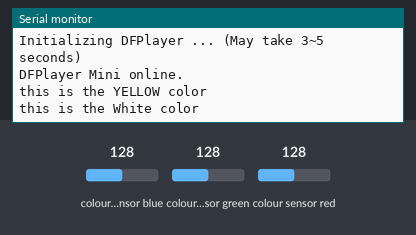
A sketch run on a simulated Arduino Uno, built with avr-gcc and run on an emulated ATmega328P. Parts: the last lines printed to the serial monitor. Wiring (inferred from the names in the program): TCS3200 colour sensor: output pin 8; S2 pin 6; S3 pin 7; S0 pin 4; S1 pin 5. Inputs (shaded band) come from the test bench; at power-on: colour sensor green 128, colour sensor blue 128, colour sensor red 128. The audio player accepts every command and is not drawn.

Above: at 4.7 s.
4.8 s: colour sensor green set to 64
At 7.6 s:
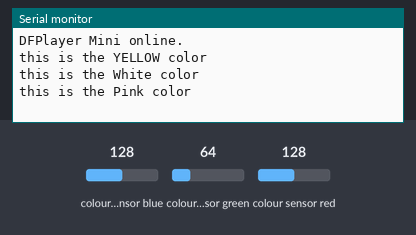
7.8 s: colour sensor blue set to 49
At 10.9 s:
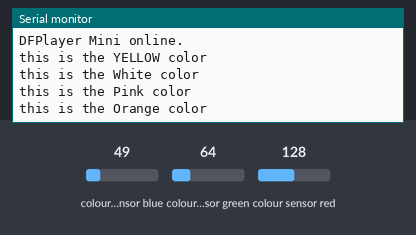

The sketch:

colorWoutApp.ino
```cpp
#include "Arduino.h"
#include "SoftwareSerial.h"
#include "DFRobotDFPlayerMini.h"

SoftwareSerial mySoftwareSerial(10, 11); // RX, TX
DFRobotDFPlayerMini myDFPlayer;


// the used PINs
const int s0=4;
const int s1=5;
const int s2=6;
const int s3=7;
const int sensorData=8;

// Global variable to store data

int dataR=0;
int dataG=0;
int dataB=0;

void setup()
{

  mySoftwareSerial.begin(9600);
  Serial.begin(9600);

  Serial.println();
  Serial.println(F("Booting Colour Recognition System"));
  Serial.println(F("Initializing DFPlayer ... (May take 3~5 seconds)"));

  if (!myDFPlayer.begin(mySoftwareSerial)) {  //Use softwareSerial to communicate with mp3.
    Serial.println(F("Unable to begin:"));
    Serial.println(F("1.Please recheck the connection!"));
    Serial.println(F("2.Please insert the SD card!"));
    while(true);
  }
  Serial.println(F("DFPlayer Mini online."));

  myDFPlayer.setTimeOut(500); //Set serial communictaion time out 500ms

  //----Set volume----
  myDFPlayer.volume(60);  //Set volume value (0~30).
  myDFPlayer.volumeUp(); //Volume Up
  myDFPlayer.volumeDown(); //Volume Down

  //----Set different EQ----
  myDFPlayer.EQ(DFPLAYER_EQ_NORMAL);
  //----Set device we use SD as default----
  myDFPlayer.outputDevice(DFPLAYER_DEVICE_SD);

   pinMode(s0,OUTPUT);
   pinMode(s1,OUTPUT);
   pinMode(s2,OUTPUT);
   pinMode(s3,OUTPUT);
   pinMode(sensorData,INPUT);
  // Serial.begin(9600);

   digitalWrite(s0,HIGH);
   digitalWrite(s1,LOW);

}

void loop()
{
   digitalWrite(s2,LOW);
   digitalWrite(s3,LOW);
   dataR=pulseIn(sensorData,LOW);
   delay(20);

   digitalWrite(s2,HIGH);
   digitalWrite(s3,HIGH);
   dataG=pulseIn(sensorData,LOW);
   delay(20);

   digitalWrite(s2,LOW);
   digitalWrite(s3,HIGH);
   dataB=pulseIn(sensorData,LOW);
   delay(20);

   if(isRed())
   {
    myDFPlayer.playFolder(1, 3);
    Serial.println("this is the RED color");
    delay(3000);

   }

    if(isRed2())
   {
    myDFPlayer.playFolder(1, 3);
    Serial.println("this is the RED color");
    delay(3000);
   }
   if(isBlue())
   {
    myDFPlayer.playFolder(1, 5);
    Serial.println("this is the Blue color");
    delay(3000);

   }
     if(isBlue2())
   {
    myDFPlayer.playFolder(1, 5);
    Serial.println("this is the Blue color");
    delay(3000);

   }
   if(isGreen())
   {
    myDFPlayer.playFolder(1, 4);
    Serial.println("this is the GREEN color");
    delay(3000);

   }

    if(isGreen2())
   {
    myDFPlayer.playFolder(1, 4);
    Serial.println("this is the GREEN color");
    delay(3000);
   }

   if(isGreen3())
   {
    myDFPlayer.playFolder(1, 4);
    Serial.println("this is the GREEN color");
    delay(3000);
   }
   if(isYellow())
   {
    myDFPlayer.playFolder(1, 6);
    Serial.println("this is the YELLOW color");
    delay(3000);


   }

  if(isYellow2())
   {
    myDFPlayer.playFolder(1, 6);
    Serial.println("this is the YELLOW color");
    delay(3000);
   }

   if(isOrange())
   {
    myDFPlayer.playFolder(1, 7);
    Serial.println("this is the Orange color");
    delay(3000);
   }

  if(isOrange2())
   {
    myDFPlayer.playFolder(1, 7);
    Serial.println("this is the Orange color");
    delay(3000);
   }
   if(isOrange3())
   {
    myDFPlayer.playFolder(1, 7);
    Serial.println("this is the Orange color");
    delay(3000);
   }

   if(isWhite())
   {
    myDFPlayer.playFolder(1, 2);
    Serial.println("this is the White color");
    delay(3000);
   }

   if(isBlack())
   {
    myDFPlayer.playFolder(1, 1);
    Serial.println("this is the Black color");
    delay(3000);
   }

    if(isBrown())
   {
    myDFPlayer.playFolder(1, 10);
    Serial.println("this is the Brown color");
    delay(3000);
   }

   if(isBrown2())
   {
    myDFPlayer.playFolder(1, 10);
    Serial.println("this is the Brown color");
    delay(3000);
   }

    if(isPurple())
   {
    myDFPlayer.playFolder(1, 9);
    Serial.println("this is the Purple color");
    delay(3000);
   }
    if(isPink())
   {
    myDFPlayer.playFolder(1, 8);
    Serial.println("this is the Pink color");
    delay(3000);
   }

   if(isPink2())
   {
    myDFPlayer.playFolder(1, 8);
    Serial.println("this is the Pink color");
    delay(3000);
   }
}

bool isRed()
{
  if((dataR<60 && dataR>10) && (dataG<195 && dataG>135) && (dataB<135 && dataB>90))
  {
    return true;
  }
  else
  {
    return false;
  }
}

bool isRed2()
{
  if((dataR<60 && dataR>30) && (dataG<205 && dataG>185) && (dataB<155 && dataB>130))
  {
    return true;
  }
  else
  {
    return false;
  }
}

bool isGreen()
{
  if((dataR<100 && dataR>68) && (dataG<50 && dataG>18) && (dataB<90 && dataB>52))
  {
    return true;
  }
  else
  {
    return false;
  }
}

bool isGreen2()
{
  if((dataR<145 && dataR>115) && (dataG<110 && dataG>18) && (dataB<145 && dataB>110))
  {
    return true;
  }
  else
  {
    return false;
  }
}

bool isGreen3()
{
  if((dataR<115 && dataR>90) && (dataG<85 && dataG>60) && (dataB<145 && dataB>115))
  {
    return true;
  }
  else
  {
    return false;
  }
}

bool isBlue()
{
  if((dataR<210 && dataR>170) && (dataG<115 && dataG>67) && (dataB<67 && dataB>27))
  {
    return true;
  }
  else
  {
    return false;
  }
}

bool isBlue2()
{
  if((dataR<135 && dataR>105) && (dataG<70 && dataG>50) && (dataB<55 && dataB>25))
  {
    return true;
  }
  else
  {
    return false;
  }
}
bool isYellow()
{
  if((dataR<40 && dataR>0) && (dataG<50 && dataG>10) && (dataB<70 && dataB>30))
  {
    return true;
  }
  else
  {
    return false;
  }
}
bool isYellow2()
{
  if((dataR<45 && dataR>25) && (dataG<50 && dataG>10) && (dataB<80 && dataB>60))
  {
    return true;
  }
  else
  {
    return false;
  }
}


bool isOrange()
{
  if((dataR<36 && dataR>-4) && (dataG<85 && dataG>45) && (dataB<82 && dataB>42))
  {
    return true;
  }
  else
  {
    return false;
  }
}

bool isOrange2()
{
  if((dataR<56 && dataR>20) && (dataG<105 && dataG>85) && (dataB<120 && dataB>95))
  {
    return true;
  }
  else
  {
    return false;
  }
}

bool isOrange3()
{
  if((dataR<40 && dataR>15) && (dataG<70 && dataG>40) && (dataB<100 && dataB>70))
  {
    return true;
  }
  else
  {
    return false;
  }
}
bool isWhite()
{
  if((dataR<51 && dataR>11) && (dataG<51 && dataG>11) && (dataB<46 && dataB>6))
  {
    return true;
  }
  else
  {
    return false;
  }
}

bool isBlack()
{
  if((dataR<600 && dataR>250) && (dataG<600 && dataG>240) && (dataB<550 && dataB>180))
  {
    return true;
  }
  else
  {
    return false;
  }
}

bool isBrown()
{
  if((dataR<115 && dataR>80) && (dataG<214 && dataG>180) && (dataB<180 && dataB>145))
  {
    return true;
  }
  else
  {
    return false;
  }
}
bool isBrown2()
{
  if((dataR<140 && dataR>110) && (dataG<360 && dataG>310) && (dataB<430 && dataB>395))
  {
    return true;
  }
  else
  {
    return false;
  }
}

bool isPurple()
{
  if((dataR<130 && dataR>90) && (dataG<180 && dataG>150) && (dataB<100 && dataB>65))
  {
    return true;
  }
  else
  {
    return false;
  }
}

bool isPink()
{
  if((dataR<65 && dataR>30) && (dataG<155 && dataG>115) && (dataB<85 && dataB>60))
  {
    return true;
  }
  else
  {
    return false;
  }
}

bool isPink2()
{
  if((dataR<40 && dataR>10) && (dataG<75 && dataG>40) && (dataB<50 && dataB>20))
  {
    return true;
  }
  else
  {
    return false;
  }
}
```

Measured:
- after the input at 4.8 s, the serial monitor: prints a new line after 1.9 s (image 1)
- after the input at 7.8 s, the serial monitor: prints a new line after 2.0 s (image 2)
